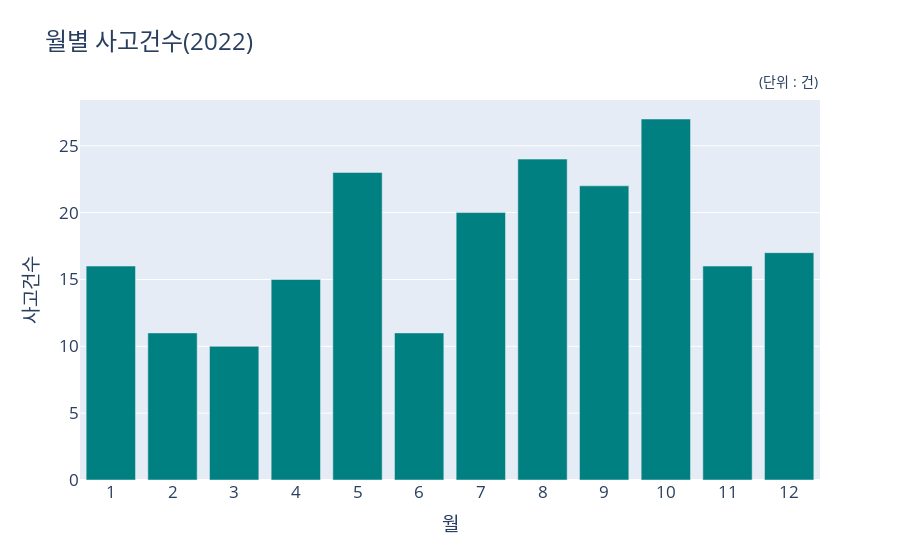

This figure's notebook cell:
### Code cell
### 막대 그래프 - 수직(기본)
fig = px.bar(tb, x = tb.index, y = '사고건수', title='월별 사고건수(2022)', color_discrete_sequence=['#008080'])
fig.update_yaxes(title_font=dict(size=19), tickfont=dict(size=17))
fig.update_xaxes(title_font=dict(size=19), tickfont=dict(size=17), tickvals=np.arange(1,13))
fig.update_layout(title_font=dict(size=24))
# 그래프 우측 상단에 주석 추가
fig.add_annotation(text="(단위 : 건)",
                   xref="paper", yref="paper",
                   x=1, y=1.08,  # 조정하여 위치 조절 가능
                   showarrow=False,
                   font=dict(size=14))
fig.show()

### Figure 1 — Plotly figure (JSON) as saved in the notebook; plotly's stock layout.template omitted (floating-point values rounded to 4 significant figures)
{"data": [{"alignmentgroup": "True", "hovertemplate": "월=%{x}<br>사고건수=%{y}<extra></extra>", "legendgroup": "", "marker": {"color": "#008080", "pattern": {"shape": ""}}, "name": "", "offsetgroup": "", "orientation": "v", "showlegend": false, "textposition": "auto", "type": "bar", "x": [1, 2, 3, 4, 5, 6, 7, 8, 9, 10, 11, 12], "xaxis": "x", "y": [16, 11, 10, 15, 23, 11, 20, 24, 22, 27, 16, 17], "yaxis": "y"}], "layout": {"annotations": [{"font": {"size": 14}, "showarrow": false, "text": "(단위 : 건)", "x": 1, "xref": "paper", "y": 1.08, "yref": "paper"}], "barmode": "relative", "legend": {"tracegroupgap": 0}, "title": {"font": {"size": 24}, "text": "월별 사고건수(2022)"}, "xaxis": {"anchor": "y", "domain": [0, 1], "tickfont": {"size": 17}, "tickvals": [1, 2, 3, 4, 5, 6, 7, 8, 9, 10, 11, 12], "title": {"font": {"size": 19}, "text": "월"}}, "yaxis": {"anchor": "x", "domain": [0, 1], "tickfont": {"size": 17}, "title": {"font": {"size": 19}, "text": "사고건수"}}}}
